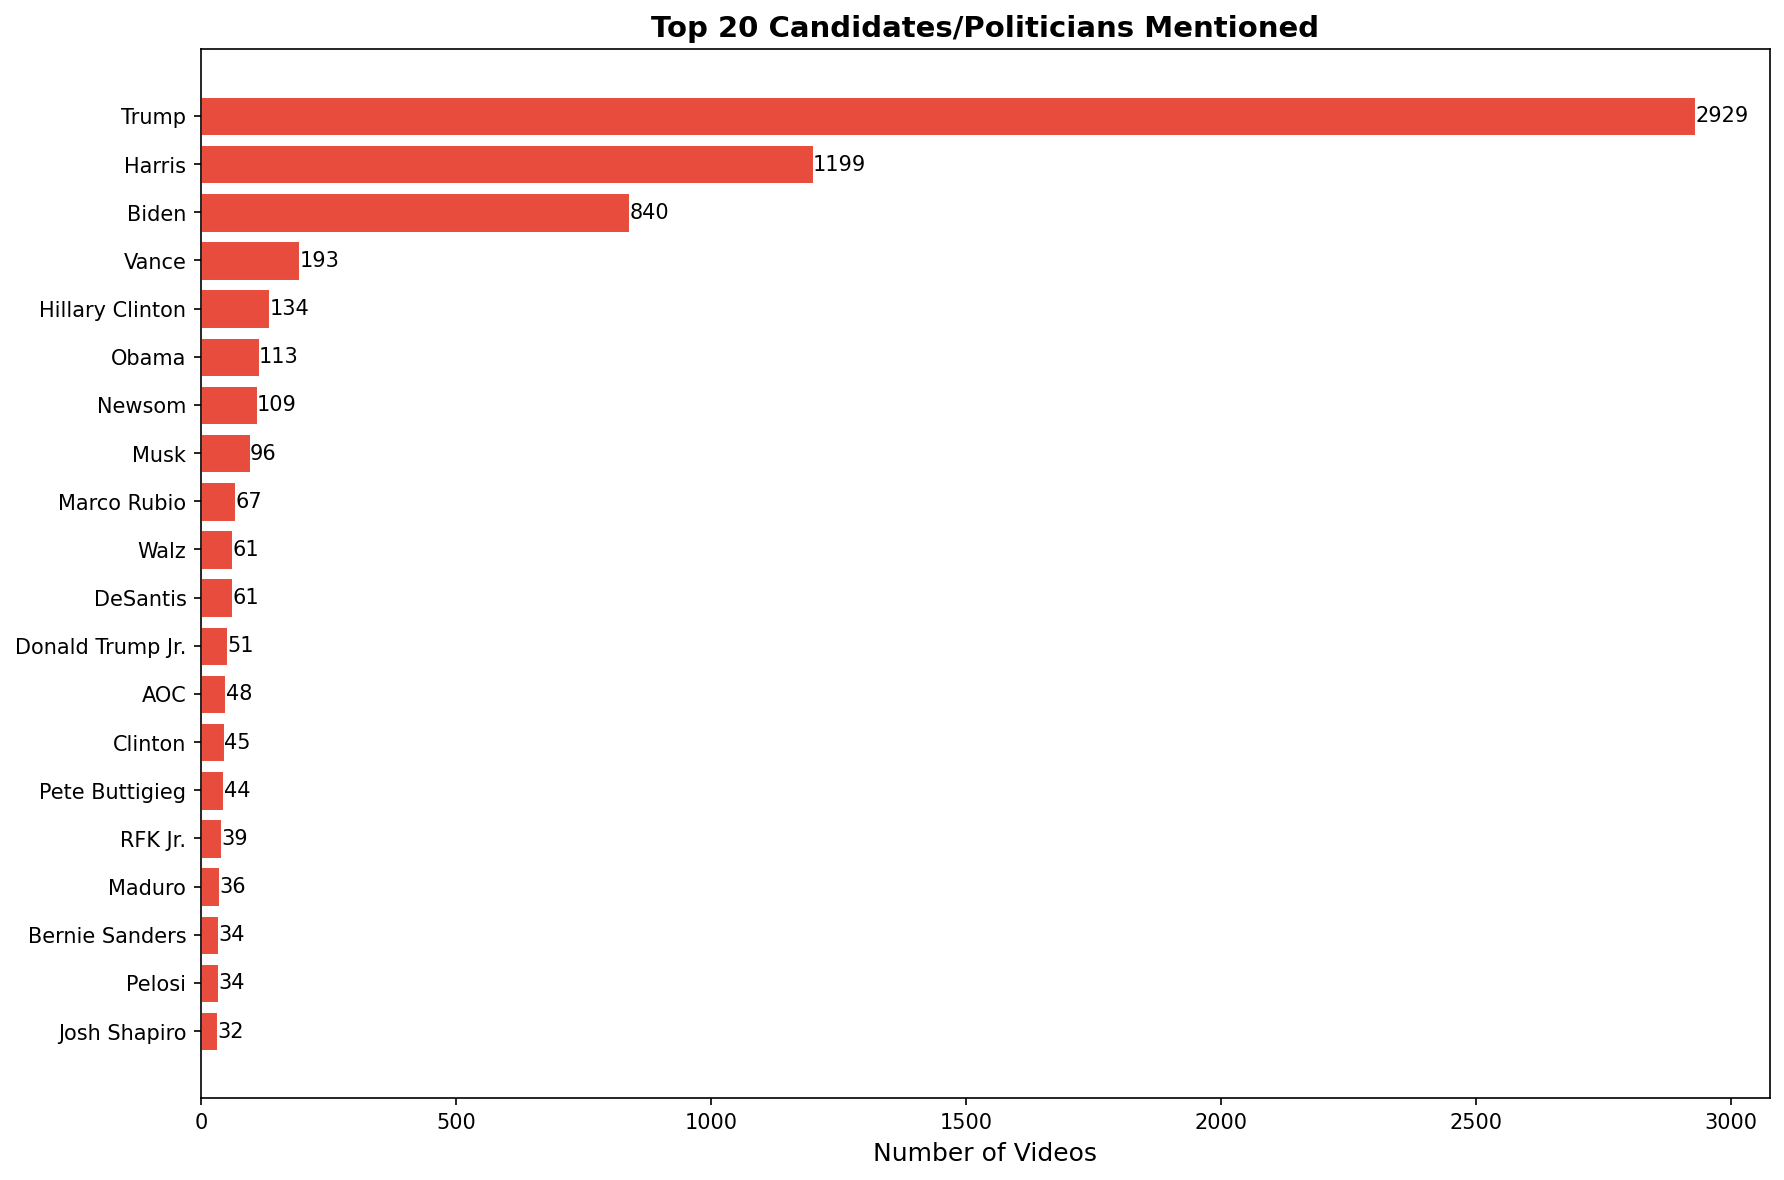

This chart was generated by the following Python code:
"""
Replication script for: Top 20 Candidates/Politicians Mentioned

Generates a horizontal bar chart of the top 20 candidates/politicians mentioned
across TikTok + YouTube prediction market videos.

Output: top_20_candidates_mentioned.png (in this folder)

Usage:
    python replication/top_20_candidates_mentioned/top_20_candidates_mentioned.py
"""

import csv
import io
import json
import sys
from collections import Counter
from pathlib import Path

import matplotlib
matplotlib.use("Agg")
import matplotlib.pyplot as plt

if sys.stdout.encoding != "utf-8":
    sys.stdout = io.TextIOWrapper(sys.stdout.buffer, encoding="utf-8", errors="replace")

csv.field_size_limit(10_000_000)

SCRIPT_DIR = Path(__file__).resolve().parent
BASE_DIR = SCRIPT_DIR.parent.parent
OUTPUT_DIR = SCRIPT_DIR
OUTPUT_DIR.mkdir(exist_ok=True)

# TikTok data
TT_DATA_DIR = BASE_DIR / "tiktok" / "data"
TT_CONTRACT = TT_DATA_DIR / "contract_extraction_progress.json"

# YouTube data
YT_DATA_DIR = BASE_DIR / "youtube" / "data"
YT_CONTRACT_FILES = [
    YT_DATA_DIR / "contract_extraction_progress.json",
    YT_DATA_DIR / "contract_extraction_progress_2.json",
    YT_DATA_DIR / "contract_extraction_progress_3.json",
]


def load_contracts():
    """Load and merge TikTok + YouTube contract extraction data."""
    contracts = {}

    # TikTok
    if TT_CONTRACT.exists():
        with open(TT_CONTRACT, encoding="utf-8") as f:
            tt_contracts = json.load(f)
            for vid, data in tt_contracts.items():
                if "_error" not in data and "error" not in data.get("race_types", []):
                    contracts[vid] = data

    # YouTube
    for yt_file in YT_CONTRACT_FILES:
        if yt_file.exists():
            with open(yt_file, encoding="utf-8") as f:
                yt_contracts = json.load(f)
                for vid, data in yt_contracts.items():
                    if vid not in contracts and "_error" not in data and "error" not in data.get("race_types", []):
                        contracts[vid] = data

    print(f"Total contract extractions (no errors): {len(contracts)}")
    return contracts


def chart_candidates(contracts):
    """Generate top 20 candidates/politicians mentioned horizontal bar chart."""
    NORMALIZE = {
        "Donald Trump": "Trump", "donald trump": "Trump",
        "Kamala Harris": "Harris", "kamala harris": "Harris", "Kamala": "Harris",
        "Joe Biden": "Biden", "joe biden": "Biden",
        "J.D. Vance": "Vance", "JD Vance": "Vance",
        "Ron DeSantis": "DeSantis", "ron desantis": "DeSantis",
        "Vivek Ramaswamy": "Ramaswamy", "vivek ramaswamy": "Ramaswamy",
        "Nikki Haley": "Haley", "nikki haley": "Haley",
        "Robert F. Kennedy Jr.": "RFK Jr.", "Robert Kennedy": "RFK Jr.",
        "RFK Jr": "RFK Jr.", "Bobby Kennedy": "RFK Jr.",
        "Gavin Newsom": "Newsom", "gavin newsom": "Newsom",
        "Tim Walz": "Walz",
        "Barack Obama": "Obama", "Michelle Obama": "Michelle Obama",
        "Nancy Pelosi": "Pelosi",
        "Elon Musk": "Musk",
    }

    counter = Counter()
    for data in contracts.values():
        for c in data.get("candidates_mentioned", []):
            normalized = NORMALIZE.get(c, c)
            counter[normalized] += 1

    top = counter.most_common(20)
    labels = [x[0] for x in top][::-1]
    values = [x[1] for x in top][::-1]

    fig, ax = plt.subplots(figsize=(12, 8))
    bars = ax.barh(labels, values, color="#e74c3c", edgecolor="white", linewidth=0.5)
    ax.set_title("Top 20 Candidates/Politicians Mentioned", fontsize=14, fontweight="bold")
    ax.set_xlabel("Number of Videos", fontsize=12)

    for bar, val in zip(bars, values):
        ax.text(bar.get_width() + 0.3, bar.get_y() + bar.get_height() / 2,
                str(val), ha="left", va="center", fontsize=10)

    plt.tight_layout()
    path = OUTPUT_DIR / "top_20_candidates_mentioned.png"
    fig.savefig(path, dpi=150, bbox_inches="tight")
    plt.close()
    print(f"Saved {path}")


if __name__ == "__main__":
    contracts = load_contracts()
    if not contracts:
        print("ERROR: No contract extraction data found.")
        sys.exit(1)
    chart_candidates(contracts)
